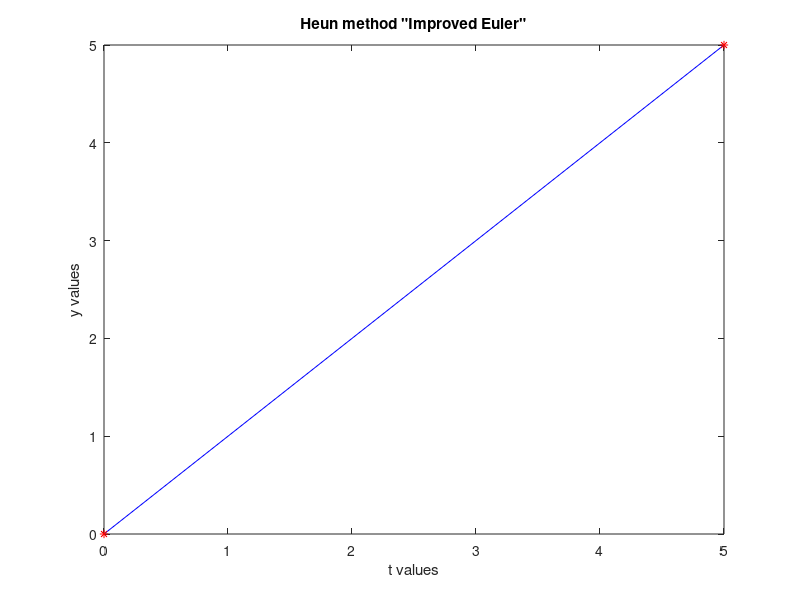

MATLAB code for this plot:
                                     %%%%%%%  Heun's method %%%%%%%
%%%%%%the below ideas are inspired by: (question 4 and 3 in sheet 3) ,in addition to:(ex3 in lec  11 dr sara) but my code can run any binomial eq in a similar form to them%%%%%%%%
format short
clear all 
clc

%initialization and definitions:
    %our users are asked to Enter their data
        h=input('please enter step size, for ex: 0.25 \n');
        t0=input('please enter ur initialization of t ,for ex: 0 \n');
        y0=input('please enter ur initialization of y ,for ex: 1 \n');
        t_end =input('please enter the end of your t interval ,for ex: 1 \n');
        t_start=t0;
        
        itr = abs( t_end - t_start)/ h;         %num of itrations
        
         y=0;                                   
         t=0;                                   
         y=[y0 y];                              %concatination
         t=[t0 t];                              %concatination
         
% choosing from the GUI menu that will appear to the user by clicking the buttoms
%%%%%%the below ideas are inspired by: (question 4 & 3 in sheet 3) ,in addition to:(ex3 in lec  11 dr sara) but my code can run any binomial eq in a similar form to them%%%%%%%%
          fprintf('choose from the GUI menu that will appear to you by clicking the buttoms.\n')
          choose = menu("please choose the desired form of your binomial eq:","y'=(y*(t^a))+b*y","y'=(y^a)+b",... 
              "y'=a*t+b*y");
          a=input('please enter "a" value for the eq that u choosed \n');
          b=input('please enter "b" value for the eq that u choosed \n');
  
          
for  i=1:itr
  switch choose
      case 1                          % Example 3 in lec  11 dr sara  _ Heun's method 
          
        y_diff=y0*(t0^a)+b*y0;        %eq
        y1=y0+(h*y_diff);             %Predictor
       
        t1=t0+h;                      %updating t 
        y1=(y1*t1^a)+b*y1;            %updating y1
       
        y1=y0+((h/2)*(y_diff + y1));  %corrector 
        
        y(i+1)=y1;                       %saving output
        t(i+1)=t1;                       %saving output
        
        y0=y1;                         %preparing for the next itration
        t0=t1;                         %preparing for the next itration
        itr=itr-1 ;                    %preparing for the next itration
        
     case 2                             % Question 4 in sheet3  dr sara  _ Heun's method 
        y_diff=(y0^a)+b;                 %eq
        y1=y0+(h*y_diff);                %Predictor
       
        y1=(y1^a)+b;                       %updating y1
        t1=t0+h;                         %updating t
       
        y1=y0+((h/2)*(y_diff + y1));     %corrector 
        
        y(i+1)=y1;                       %saving output
        t(i+1)=t1;                       %saving output
        
        y0=y1;                         %preparing for the next itration
        t0=t1;                         %preparing for the next itration
        itr=itr-1 ;                    %preparing for the next itration 
        
    case 3                              % Question 3 in sheet3  dr sara  _ Heun's method 
        y_diff=(a*t0)+(b*y0);     %eq
        y1=y0+(h*y_diff);         %Predictor
       
        t1=t0+h;                  %updating t
        y1=a*t1+b*y1;            %updating y1
       
        y1=y0+( (h/2)*(y_diff + y1)); %corrector 
        
        y(i+1)=y1;                       %saving output
        t(i+1)=t1;                       %saving output
        
        y0=y1;                         %preparing for the next itration
        t0=t1;                         %preparing for the next itration
        itr=itr-1 ;                    %preparing for the next itration

    otherwise
        fprintf('Error! Program is terminating.\n')
        return
  end
end
    %concatination
    out =[ t; y];
 
    
    
    
 %displayin the output and plotting 
    fprintf('Here is your output (the first column is the values of t and the second column is the values of y) .\n')
    out=out' ;                                  %matrix transposing
    
    switch choose
        
         case 1                                 %Example 3 in lec  11 dr sara  _ Heun's method 
                 out=out(2:end ,:)              %displayin the output


         case 2                                 % Question 4 in sheet3  dr sara  _ Heun's method 
                %the last remaining itration
                y_diff=(y0^a)+b;                 %eq
                y1=y0+(h*y_diff);                %Predictor

                y1=(y1^a)+b;                     %updating y1
                t1=t0+h;                         %updating t

                y1=y0+((h/2)*(y_diff + y1));     %corrector 

                y(i+1)=y1;                       %saving output
                t(i+1)=t1;                       %saving output

                out =[ t; y];                  %concatination
                out                            %displaying the output 
                
           case 3                              % Question 3 in sheet3  dr sara  _ Heun's method 
                out=out(2:end ,:)
    end
                figure
                plot (t,y,'b') 
                hold on
                plot (t,y,'r*')
                title('Heun method "Improved Euler"')
                xlabel('t values');
                ylabel('y values');
                
    %%%%%%%%%%%%%%%%%%%%  finally I finished! it's done, thanks to Allah ^^   %%%%%%%%%%%%%%%%%






